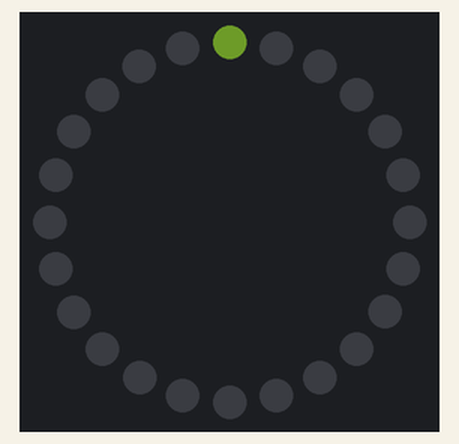
Simulated run of this sketch. Board: Arduino Uno, built with avr-gcc and run on an emulated ATmega328P. On the bench: 24 RGB LEDs in a ring, first at the top, clockwise. Dim RGB values are drawn brighter than linear.

Above: at 0.1 s.
At 4.78 s:
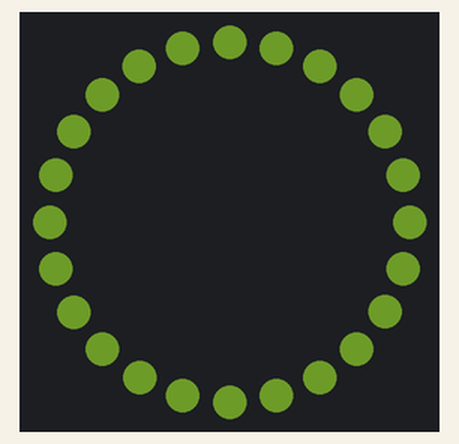
At 12.58 s:
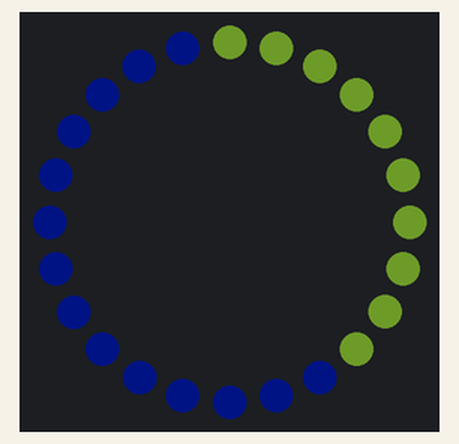
At 20.32 s:
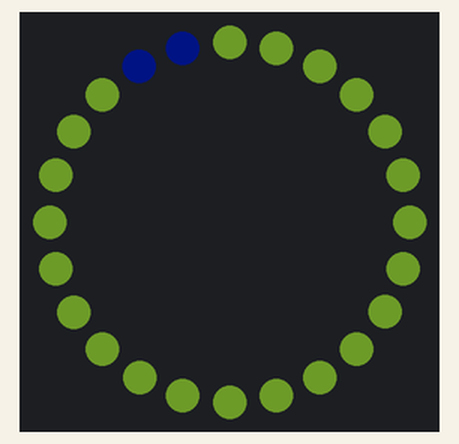
At 28.98 s:
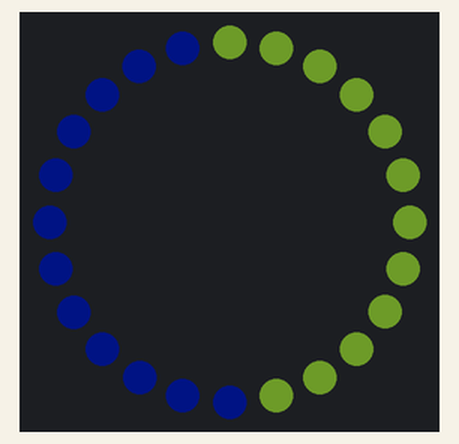
At 37.09 s:
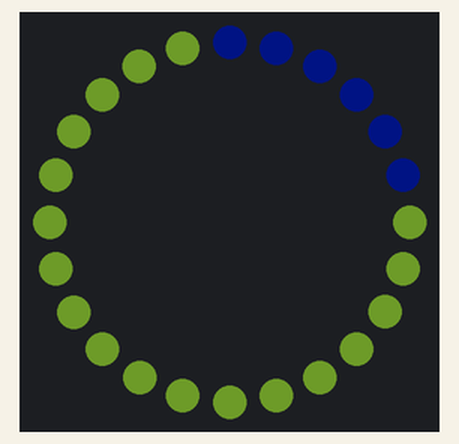

The sketch:

NeopixelSecond.ino
```cpp
// Include the Neopixel library

#include <Adafruit_NeoPixel.h>

// Declare and initialise global GPIO pin constant for Neopixel ring
const byte neoPin = 10;

// Declare and initialise global constant for number of pixels
const byte neoPixels = 24;

// Declare and initialise variable for Neopixel brightness
byte neoBright = 100;

// Create new Neopixel ring object
Adafruit_NeoPixel ring = Adafruit_NeoPixel(neoPixels, neoPin, NEO_GRB);

void setup() {
  // Initialise the ring
  ring.begin();
  ring.setBrightness(neoBright);
  ring.show();
}

void loop() {
  // Turn on pixels
  for(int i = 0; i < neoPixels; i++){
    ring.setPixelColor(i, ring.Color(50,70,20));
    ring.show();
    delay(200);
  }

  // Turn off pixels
  for(int i = 0; i < neoPixels; i++){
    ring.setPixelColor(i, ring.Color(2,5,20));
    ring.show();
    delay(20);
  }
}
```
